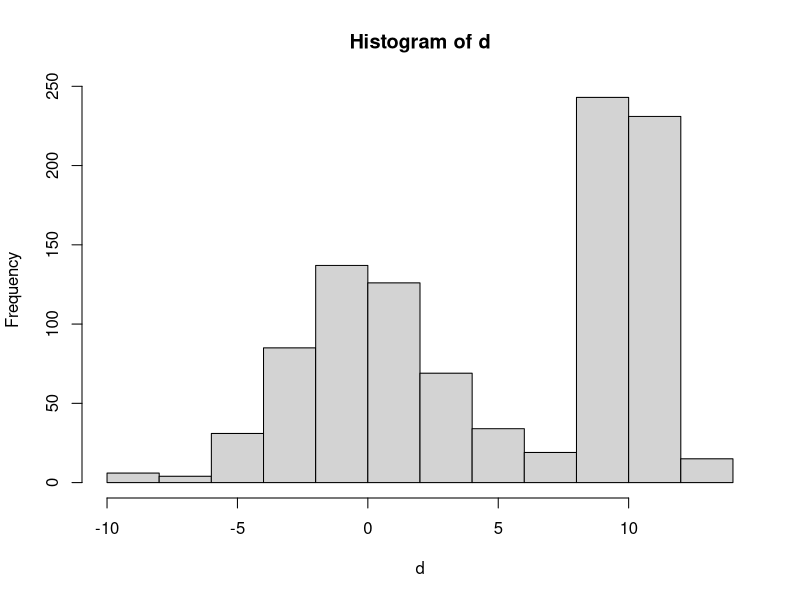

R code for this plot: (Note: this script raises an error after producing the figure.)
## ---- chunk 1
# First, construct a dataset, where data is from a mixture of normal distribution
set.seed(1234)
d <- c(rnorm(500,10,1), rnorm(500,0,3))
hist(d)
# Split the data into train and test set (7:3)
train_index <- sample.int(1000,700)
dtrain <- d[train_index]
dtest <- d[!(1:1000 %in% train_index)]
## ---- chunk 2
# Calculate the kernel density estimation for a bunch of h
hs <- seq(0.1,3.1,by=1)
kernel_estimates <- sapply(hs, function(h){
  kern_density(dtrain, dtest, h)
})
dtest_df <- data.frame(kern = as.vector(kernel_estimates),
                       bandwidth = rep(hs, each = length(dtest)),
                       data = dtest)
# Visualize the density estiamted by Epanechnikov kernel with 4 different bandwidths.
library(ggplot2)
ggplot(dtest_df) + geom_line(aes(x = data, y = kern, color = as.factor(bandwidth))) + scale_color_discrete(name = "Bandwidth") +
  labs(y = "Density Estimate", x = "Test Data", title = "Kernel Density Estimates for Different Choices of Bandwidths") +
  theme(legend.position="bottom", title = element_text(size=14), legend.text=element_text(size=12))
## ---- chunk 3
library(glmnet)
# Generate a dataset with n<p and with only few variables actually contributing to the prediction
# This idea credit to https://www4.stat.ncsu.edu/~post/josh/LASSO_Ridge_Elastic_Net_-_Examples.html
set.seed(1234)
n <- 100
p <- 200
p_true <- 10
x <- matrix(rnorm(n*p), nrow = n, ncol = p)
y <- apply(x[,1:p_true], 1, sum) + rnorm(n)
## ---- chunk 4
# Try two similar penalty parameters and fit LASSO with glmnet
lambdas <- c(0.1, 0.11)
LASSO_fit <- glmnet(x, y, family="gaussian", alpha=1, lambda = lambdas)

kkt_status = check_kkt(x, y, as.vector(LASSO_fit$beta[,2]), lambdas[1])
# The predictor checked to be inactive would stay inactive.
all(LASSO_fit$beta[,1][kkt_status$stay_inactive] == 0)
# Indeed, active set screening save a lot of computation cost
sum(kkt_status$stay_inactive)
